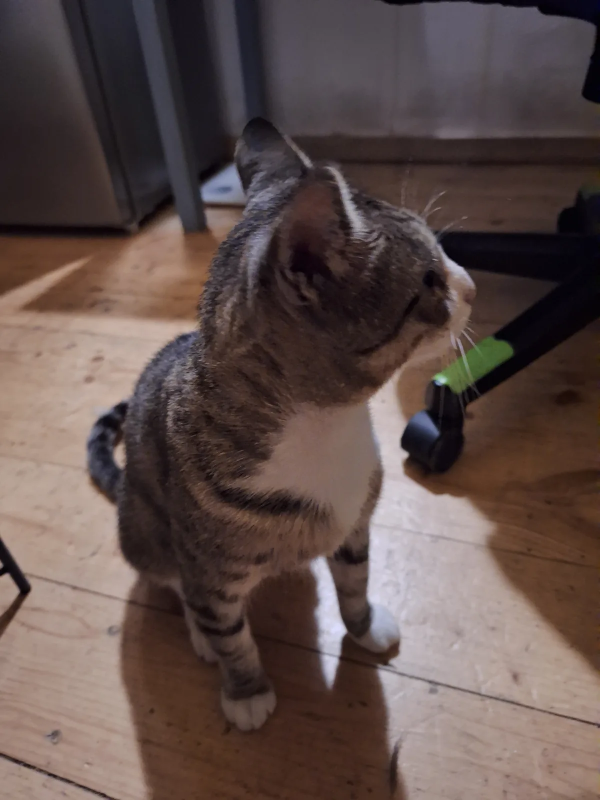
#> input picture media/kotik-2025-09-08.webp, 1200 x 1600 px, found by its file name (shown at 1/2 size); its folder holds only this picture in this run
$ python build_media.py ../media/kotik-2025-09-08.webp
#> lines starting #> are read from the running program, lines starting #| are printed output that depends on the picture
#!/usr/bin/env python3
"""
Rebuild media/ from full-size originals.

Usage:  python tools/build_media.py  path/to/photo.jpg [more.jpg ...]

For every input it writes:
    media/<name>.webp          long edge <= 1600px, quality 82
    media/thumbs/<name>.webp   400x400 centre crop, quality 80

EXIF orientation is applied to the pixels first, then all metadata is
dropped (that includes GPS coordinates and the camera model).

<name> comes from the EXIF capture date (kotik-YYYY-MM-DD), falling back
to the source filename. A letter suffix is added when two photos share a
date, so re-running is stable.

Afterwards add the new entry to media.js by hand -- this script never
touches it, so hand-written alt text is never overwritten. Then run
tools/check_site.py to confirm nothing is broken.
"""

import json
import sys
from pathlib import Path

from PIL import Image, ImageOps

ROOT = Path(__file__).resolve().parent.parent
MEDIA = ROOT / "media"
THUMBS = MEDIA / "thumbs"

MAX_EDGE = 1600
FULL_Q = 82
THUMB_PX = 400
THUMB_Q = 80


def target_name(src: Path) -> str:
    """kotik-YYYY-MM-DD from EXIF, else the source stem."""
    try:
        exif = Image.open(src).getexif()
        # 36867 DateTimeOriginal, 306 DateTime
        raw = exif.get(36867) or exif.get(306)
        if raw:
            date = str(raw).split(" ")[0].replace(":", "-")
            if len(date) == 10:
                return f"kotik-{date}"
    except Exception:
        pass
    return src.stem


def unique(stem: str, taken: set) -> str:
    """First photo of a day keeps the bare date, later ones get a/b/c."""
#> called with stem = 'kotik-2025-09-08'
    if stem not in taken:
        taken.add(stem)
        return stem
    for suffix in "abcdefghijklmnopqrstuvwxyz":
        cand = f"{stem}{suffix}"
        if cand not in taken:
            taken.add(cand)
            return cand
    raise RuntimeError(f"too many photos named {stem}")


def convert(src: Path, name: str) -> dict:
#> called with name = 'kotik-2025-09-08a'
    im = Image.open(src)
#> im is the input picture: PIL image 1200x1600 RGB; mean R, G, B 94.1, 77.7, 74.1
    im = ImageOps.exif_transpose(im)  # bake rotation in before metadata is dropped
    im = im.convert("RGB")

    full = im.copy()
    full.thumbnail((MAX_EDGE, MAX_EDGE), Image.LANCZOS)  # only ever shrinks
    full_path = MEDIA / f"{name}.webp"
    full.save(full_path, "WEBP", quality=FULL_Q, method=6)

    thumb = ImageOps.fit(im, (THUMB_PX, THUMB_PX), Image.LANCZOS, centering=(0.5, 0.5))
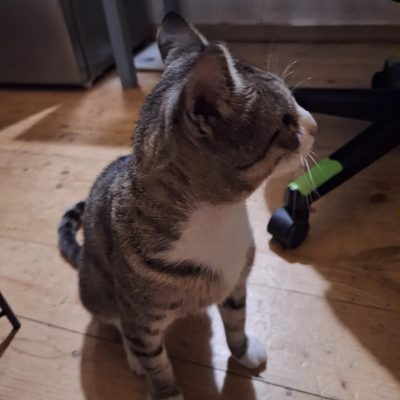
#> thumb: PIL image 400x400 RGB; mean R, G, B 93.9, 76.9, 72.5
    thumb_path = THUMBS / f"{name}.webp"
    thumb.save(thumb_path, "WEBP", quality=THUMB_Q, method=6)

    return {
        "name": name,
#> (the run stopped early here; a loop or call above may not have finished)

$ run again, on media/kotik-2026-03-12.webp
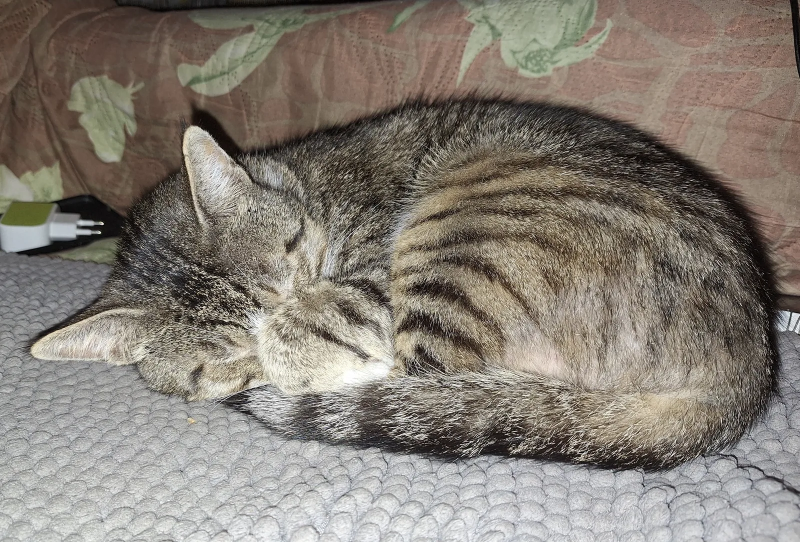
#> input picture media/kotik-2026-03-12.webp, 1600 x 1084 px, found by its file name (shown at 1/2 size)
#> in convert, im is the input picture: PIL image 1600x1084 RGB; mean R, G, B 133.6, 126.3, 117.3
#> in convert, `thumb = ImageOps.fit(im, (THUMB_PX, THUMB_PX), Image.LANCZOS, centerin..`:
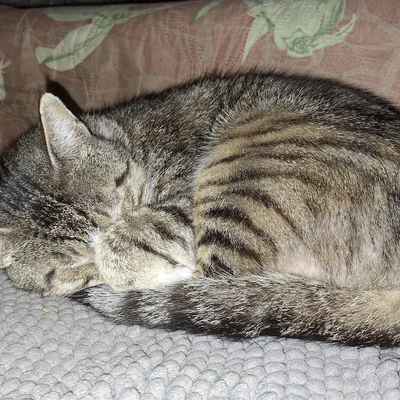
#> thumb: PIL image 400x400 RGB; mean R, G, B 136.6, 129.5, 119.7

$ run again, on media/kotik-2026-05-04.webp
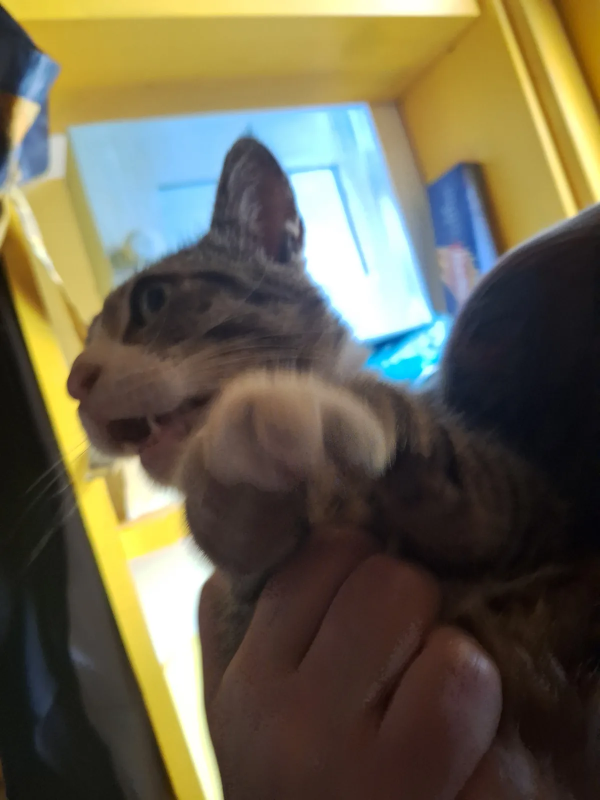
#> input picture media/kotik-2026-05-04.webp, 1200 x 1600 px, found by its file name (shown at 1/2 size)
#> in convert, im is the input picture: PIL image 1200x1600 RGB; mean R, G, B 106.8, 100.4, 78.7
#> in convert, `thumb = ImageOps.fit(im, (THUMB_PX, THUMB_PX), Image.LANCZOS, centerin..`:
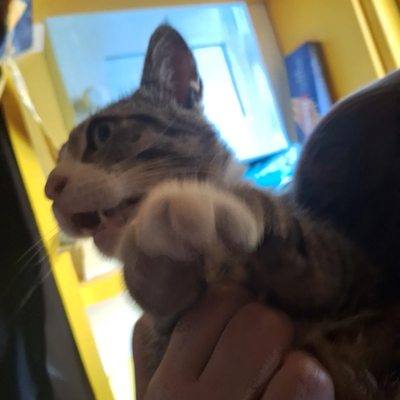
#> thumb: PIL image 400x400 RGB; mean R, G, B 101.1, 99.2, 86.7

$ run again, on media/kotik-2026-05-04a.webp
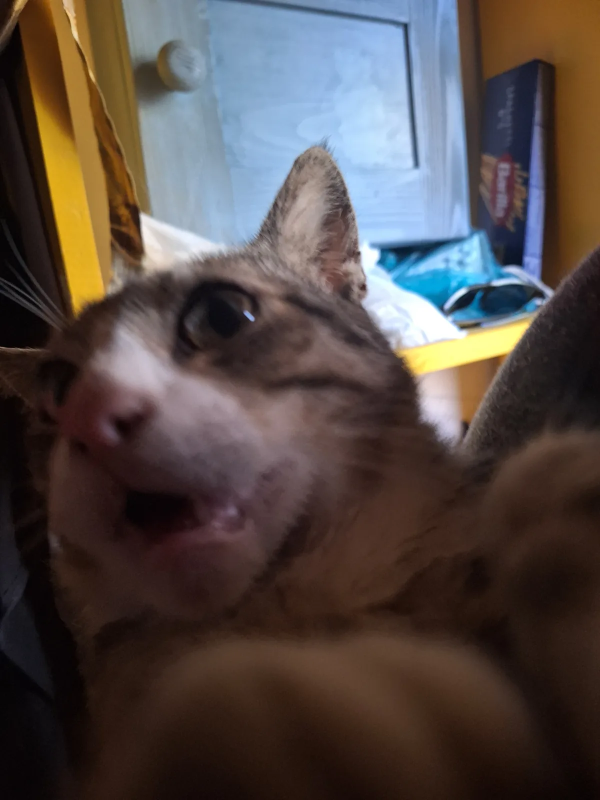
#> input picture media/kotik-2026-05-04a.webp, 1200 x 1600 px, found by its file name (shown at 1/2 size)
#> in convert, im is the input picture: PIL image 1200x1600 RGB; mean R, G, B 83.4, 73.5, 70.2
#> in convert, `thumb = ImageOps.fit(im, (THUMB_PX, THUMB_PX), Image.LANCZOS, centerin..`:
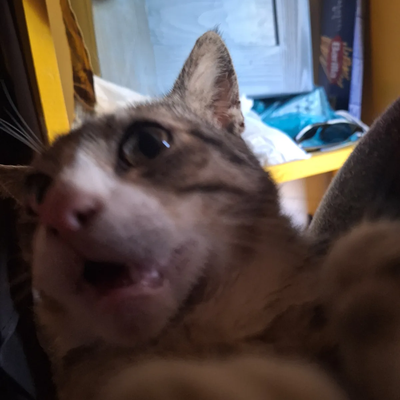
#> thumb: PIL image 400x400 RGB; mean R, G, B 85.6, 75.1, 71.8

$ run again, on media/kotik-2025-11-06.webp
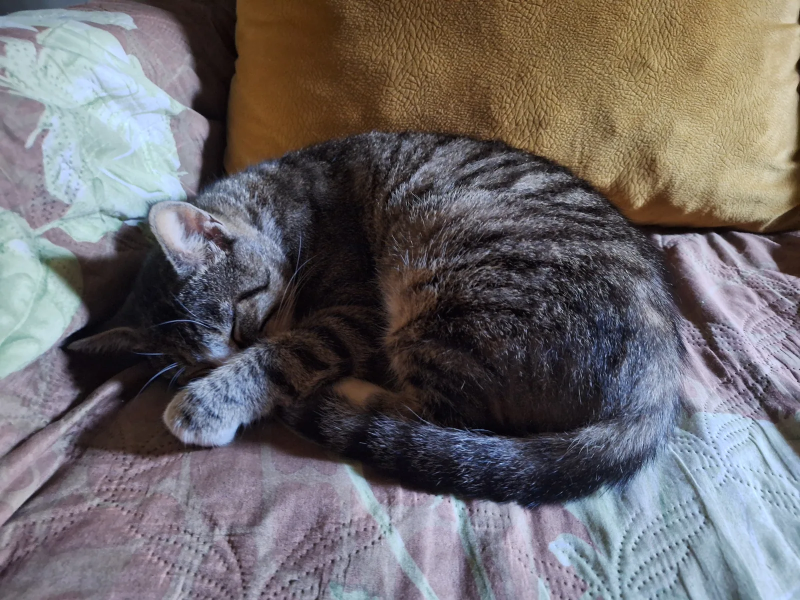
#> input picture media/kotik-2025-11-06.webp, 1600 x 1200 px, found by its file name (shown at 1/2 size)
#> in convert, im is the input picture: PIL image 1600x1200 RGB; mean R, G, B 108.8, 104.4, 105.9
#> in convert, `thumb = ImageOps.fit(im, (THUMB_PX, THUMB_PX), Image.LANCZOS, centerin..`:
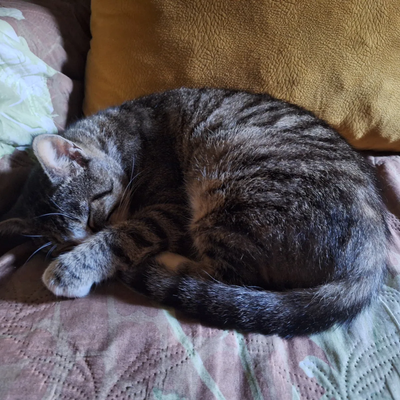
#> thumb: PIL image 400x400 RGB; mean R, G, B 95.5, 88.9, 90
